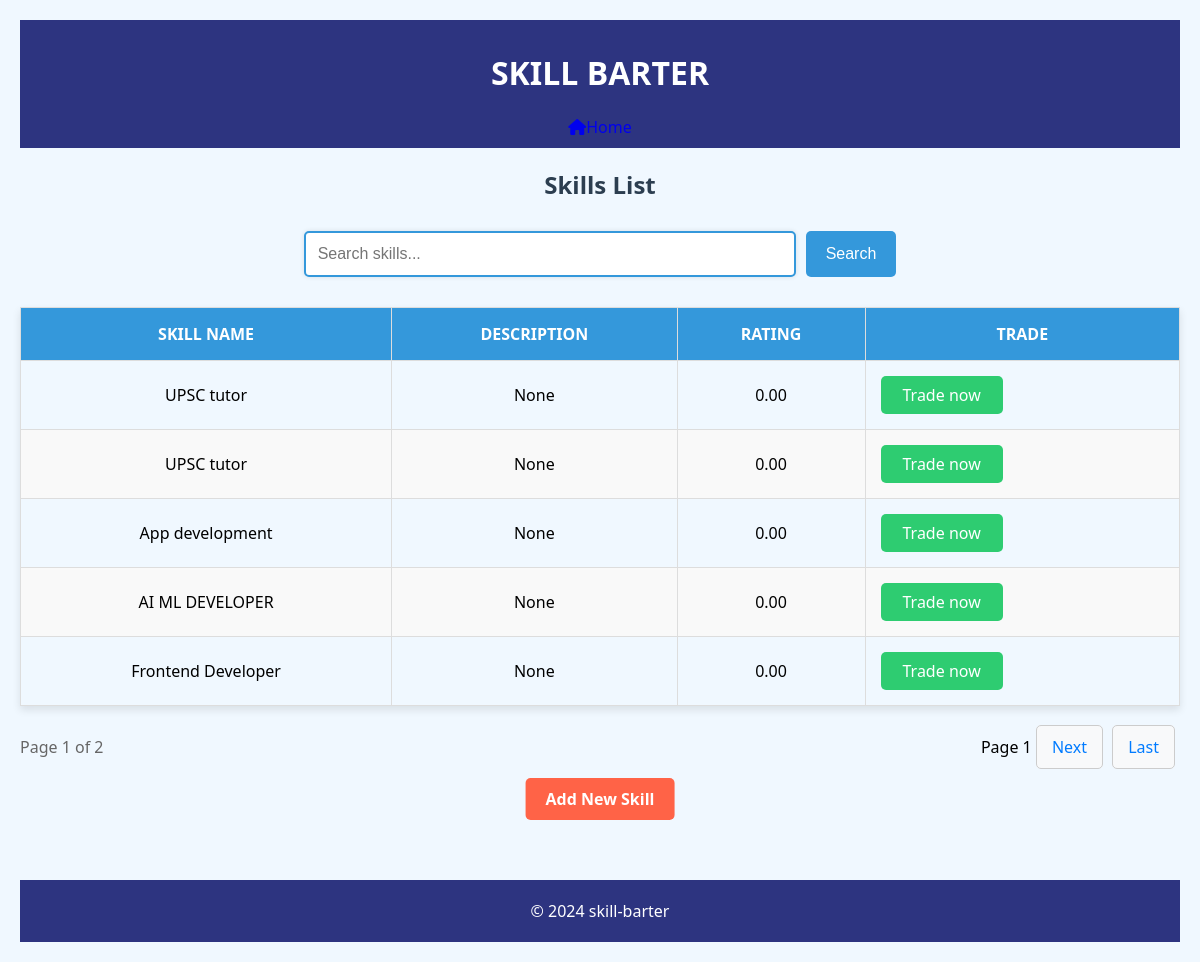
Page /accounts/skills/ (signed in) on the committed database.
### accounts/models.py (models this page shows, shortened)
class Skill(models.Model):
    user = models.ForeignKey(User, on_delete=models.CASCADE,related_name='skills')  # Link skill to a user
    skill_name = models.CharField(max_length=100)  # Name of the skill
    description = models.TextField(blank=True, null=True)  # Optional description of the skill
    rating = models.DecimalField(max_digits=3, decimal_places=2, default=0)  # Optional rating for the skill
    rating_count = models.IntegerField(default=0)  # To track how many ratings a skill has

### accounts/views.py (the view)
# urls.py: path('skills/', views.skill_list, name='skill_list'),
@login_required
def skill_list(request):
    query = request.GET.get('q', '')
    current_user_skills = Skill.objects.filter(user=request.user).values_list('skill_name', flat=True)
    if query:
        skills = Skill.objects.filter(
            Q(skill_name__icontains=query) | Q(description__icontains=query)  # noqa: E0602
        ).exclude(skill_name__in=current_user_skills)
    else:
        skills = Skill.objects.exclude(skill_name__in=current_user_skills)
    paginator = Paginator(skills, 5)  # Show 5 skills per page
    page_number = request.GET.get('page')  # Get the current page number
    skills_page = paginator.get_page(page_number)  # Get skills for that page
    return render(request, 'skill_list.html', {'skills': skills_page, 'query': query})  # Pass paginated skills to template

### accounts/templates/skill_list.html (shortened to what this page needs)
{% extends "base_profile.html" %}
{% block content %}
<head>
</head>
<h2>Skills List</h2>
<form method="get" action="{% url 'skill_list' %}">
    <input type="text" name="q" placeholder="Search skills..." value="{{ query }}">
    <button type="submit">Search</button>
</form>
<table>
    <thead>
        <tr>
            <th>Skill Name</th>
            <th>Description</th>
            <th>Rating</th>
            <th>Trade</th>
        </tr>
    </thead>
    <tbody>
        {% for skill in skills %}
        <tr>
            <td>{{ skill.skill_name }}</td>
            <td>{{ skill.description }}</td>
            <td>{{ skill.rating }}</td>
            <td><a href="{% url 'initiate_trade' %}?skill_id={{ skill.id }}" class="button">Trade now</a></td>
        </tr>
        {% empty %}
        <tr>
            <td colspan="4" class="no-skills">No skills available.</td>
        </tr>
        {% endfor %}
    </tbody>
</table>
<div class="pagination-container">
    <span class="pagination-info">Page {{ skills.number }} of {{ skills.paginator.num_pages }}</span>
    <div class="pagination-links">
        <span>Page {{ skills.number }}</span>
        {% if skills.has_next %}
            <a href="?page={{ skills.next_page_number }}&q={{ query }}">Next</a>
            <a href="?page={{ skills.paginator.num_pages }}&q={{ query }}">Last</a>
        {% endif %}
    </div>
</div>
<a href="{% url 'add_skill' %}" class="add-skill-link">Add New Skill</a>
{% endblock %}

### accounts/static/css/style.css (style rules this page uses)
body { font-family: Arial, sans-serif; margin: 0; padding: 0; background-color: #f4f4f4; }

### accounts/templates/skill_list.html (style rules this page uses)
body { font-family: 'Segoe UI', Tahoma, Geneva, Verdana, sans-serif; background-color: #f0f8ff; margin: 0; padding: 20px; }
h2 { color: #2c3e50; margin-bottom: 30px; text-align: center; }
form { margin-bottom: 30px; display: flex; justify-content: center; gap: 10px; }
input[type="text"] { padding: 12px; width: 40%; border: 2px solid #3498db; border-radius: 5px; font-size: 16px; box-shadow: 0 0 5px rgba(0, 0, 0, 0.1); }
button { padding: 12px 20px; background-color: #3498db; color: white; border: none; border-radius: 5px; cursor: pointer; font-size: 16px; }
table { width: 100%; border-collapse: collapse; margin-top: 20px; box-shadow: 0 4px 8px rgba(0, 0, 0, 0.1); }
th, td { padding: 15px; text-align: center; border: 1px solid #ddd; }
th { background-color: #3498db; color: white; text-transform: uppercase; }
tr:nth-child(even) { background-color: #f9f9f9; }
a.button { padding: 8px 16px; background-color: #2ecc71; color: white; text-decoration: none; border-radius: 5px; display:block; width:90px; }
.pagination-container { margin-top: 30px; display: flex; justify-content: space-between; align-items: center; }
.pagination-links a { padding: 10px 15px; border: 1px solid #ccc; border-radius: 5px; margin-right: 5px; background-color: #f8f9fa; text-decoration: none; color: #007BFF; }
.pagination-info { font-size: 16px; color: #666; }
.add-skill-link { display: inline-block; margin-top: 20px; background-color: #ff6347; color: white; padding: 10px 20px; border-radius: 5px; text-decoration: none; font-weight: bold; text-align: center; margin-left: 50%; transform: translateX(-50%); margin-bottom: 40px; }

### rows in the picture
Skill: skill_name "UPSC tutor", description "None", rating "0.00"
Skill: skill_name "UPSC tutor", description "None", rating "0.00"
Skill: skill_name "App development", description "None", rating "0.00"
Skill: skill_name "AI ML DEVELOPER", description "None", rating "0.00"
Skill: skill_name "Frontend Developer", description "None", rating "0.00"

### other values in the picture
{{ skills.number }} "1"
{{ skills.paginator.num_pages }} "2"
